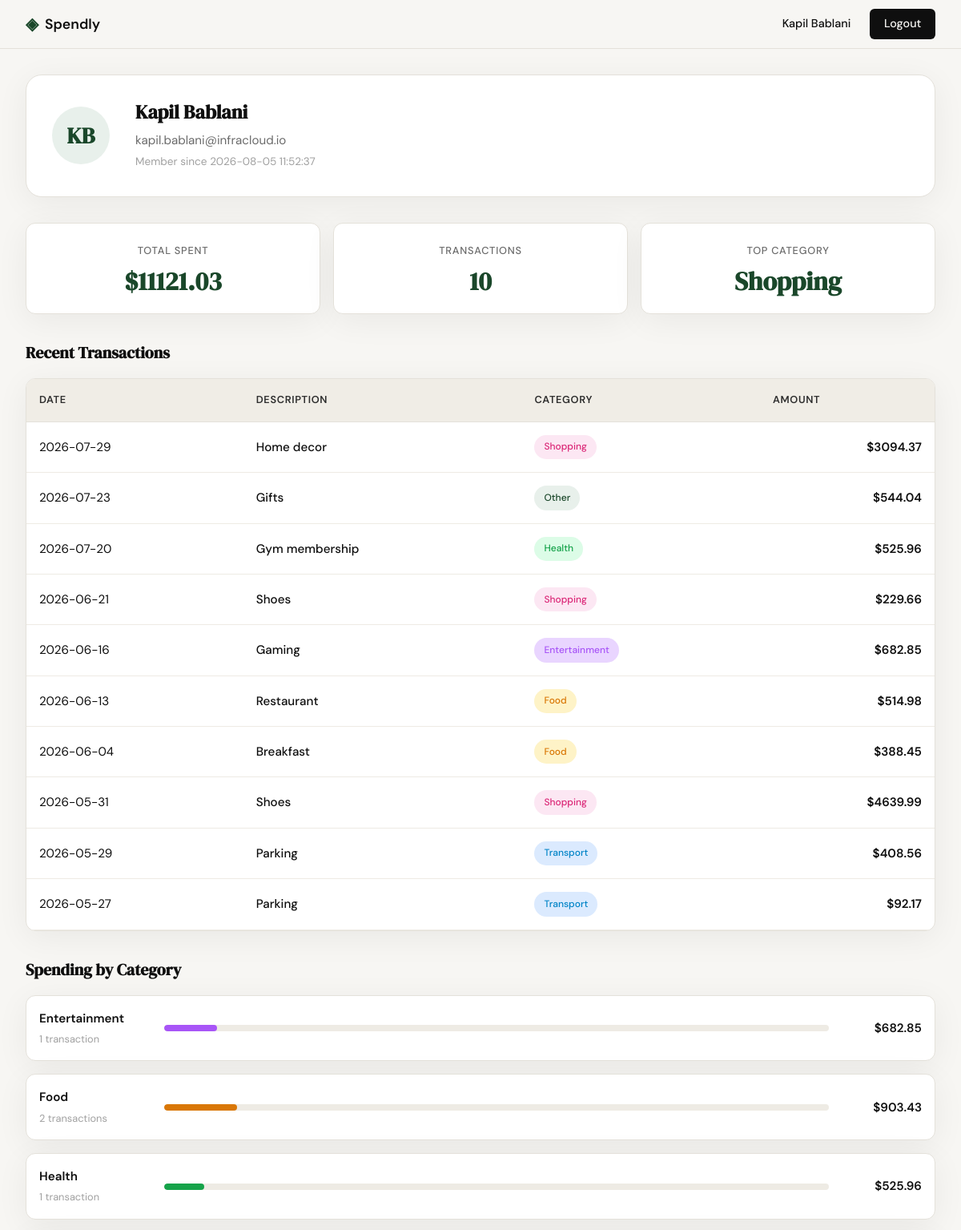
Page /profile (signed in, upper part) on the earlier database version.
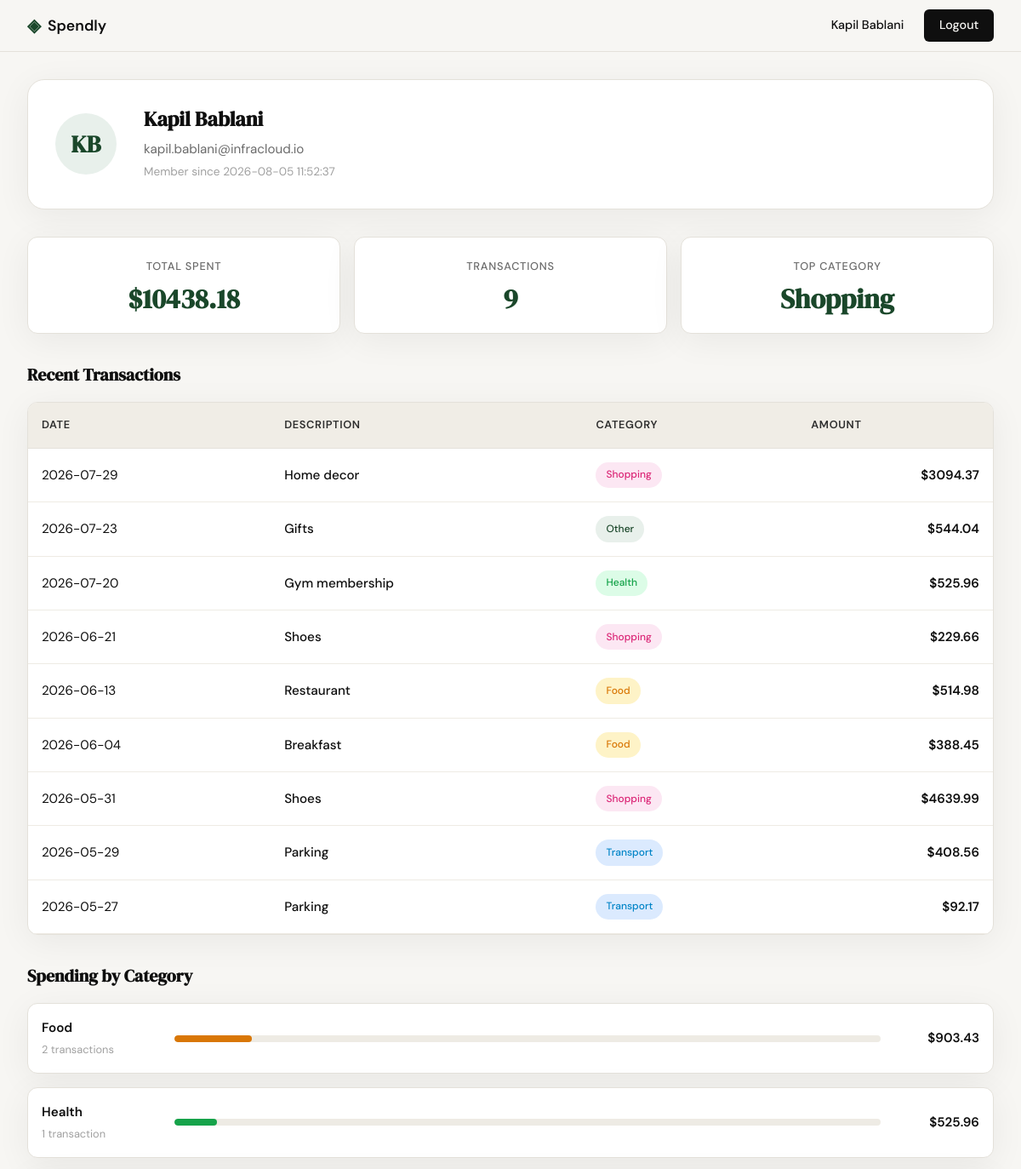
Same page on the later database version.
### tables this page shows
CREATE TABLE users (
            id INTEGER PRIMARY KEY AUTOINCREMENT,
            name TEXT NOT NULL,
            email TEXT UNIQUE NOT NULL,
            password_hash TEXT NOT NULL,
            created_at TEXT DEFAULT (datetime('now'))
        );

CREATE TABLE expenses (
            id INTEGER PRIMARY KEY AUTOINCREMENT,
            user_id INTEGER NOT NULL,
            amount REAL NOT NULL,
            category TEXT NOT NULL,
            date TEXT NOT NULL,
            description TEXT,
            created_at TEXT DEFAULT (datetime('now')),
            FOREIGN KEY (user_id) REFERENCES users (id)
        );

### app.py (the view)
@app.route("/profile")
def profile():
    if not session.get("user_id"):
        return redirect(url_for("login"))
    user_id = session.get("user_id")
    user = get_user_by_id(user_id)
    if not user:
        return redirect(url_for("login"))
    user_name = user["name"]
    user_email = user["email"]
    user_initials = "".join(word[0].upper() for word in user_name.split())
    member_since = user["created_at"]
    expenses = get_user_expenses(user_id)
    transactions_data = [
        {
            "date": expense["date"],
            "description": expense["description"] or "",
            "category": expense["category"],
            "category_slug": expense["category"].lower(),
            "amount": f"{expense['amount']:.2f}"
        }
        for expense in expenses
    ]
    summary = get_expense_summary(user_id)
    total_spent = summary["total"]
    transaction_count = summary["count"]
    top_category = summary["top_category"]
    categories = summary["categories"]
    context = {
        "user_name": user_name,
        "user_initials": user_initials,
        "user_email": user_email,
        "member_since": member_since,
        "total_spent": total_spent,
        "transaction_count": transaction_count,
        "top_category": top_category,
        "transactions": transactions_data,
        "categories": categories,
    }
    return render_template("profile.html", **context)

### database/db.py (called while the page is built, shortened)
def get_db():
    db_path = os.path.join(os.path.dirname(__file__), "..", "spendly.db")
    conn = sqlite3.connect(db_path)
    conn.row_factory = sqlite3.Row
    conn.execute("PRAGMA foreign_keys = ON")
    return conn

def get_user_by_id(user_id):
    db = get_db()
    cursor = db.cursor()
    cursor.execute("SELECT id, name, email, created_at FROM users WHERE id = ?", (user_id,))
    user = cursor.fetchone()
    db.close()
    return user

def get_user_expenses(user_id):
    db = get_db()
    cursor = db.cursor()
    cursor.execute(
        "SELECT id, amount, category, date, description FROM expenses WHERE user_id = ? ORDER BY date DESC",
        (user_id,)
    )
    expenses = cursor.fetchall()
    db.close()
    return expenses if expenses else []

def aggregate_expenses(transactions):
    by_category = {}
    for tx in transactions:
        cat = tx["category"]
        if cat not in by_category:
            by_category[cat] = {"count": 0, "total": 0, "slug": tx["category_slug"]}
        by_category[cat]["count"] += 1
        by_category[cat]["total"] += float(tx["amount"])
    max_total = max((c["total"] for c in by_category.values()), default=0)
    return [
        {
            "name": name,
            "slug": data["slug"],
            "count": data["count"],
            "total": f"{data['total']:.2f}",
            "percentage": int((data["total"] / max_total) * 100) if max_total else 0,
        }
        for name, data in sorted(by_category.items())
    ]

def get_expense_summary(user_id):
    expenses = get_user_expenses(user_id)
    transactions = [
        {
            "category": expense["category"],
            "category_slug": expense["category"].lower(),
            "amount": expense["amount"]
        }
        for expense in expenses
    ]
    categories = aggregate_expenses(transactions)
    total_amount = sum(expense["amount"] for expense in expenses)
    top_category = "No expenses yet"
    if categories:
        top_category = max(categories, key=lambda x: float(x["total"]))["name"]
    return {
        "total": f"{total_amount:.2f}",
        "count": len(expenses),
        "categories": categories,
        "top_category": top_category
    }

### templates/profile.html (shortened to what this page needs)
{% extends "base.html" %}
{% block head %}
<link rel="stylesheet" href="{{ url_for('static', filename='css/profile.css') }}">
{% endblock %}
{% block content %}
<div class="profile-wrapper">
  <div class="user-card">
    <div class="user-avatar">{{ user_initials }}</div>
    <div class="user-details">
      <h1 class="user-name">{{ user_name }}</h1>
      <p class="user-email">{{ user_email }}</p>
      <p class="user-meta">Member since {{ member_since }}</p>
    </div>
  </div>
  <div class="stats-grid">
    <div class="stat-box">
      <div class="stat-label">Total Spent</div>
      <div class="stat-value">${{ total_spent }}</div>
    </div>
    <div class="stat-box">
      <div class="stat-label">Transactions</div>
      <div class="stat-value">{{ transaction_count }}</div>
    </div>
    <div class="stat-box">
      <div class="stat-label">Top Category</div>
      <div class="stat-value">{{ top_category }}</div>
    </div>
  </div>
  <section class="profile-section">
    <h2 class="section-heading">Recent Transactions</h2>
    <div class="transactions-table-wrapper">
      <table class="transactions-table">
        <thead>
          <tr>
            <th>Date</th>
            <th>Description</th>
            <th>Category</th>
            <th class="amount-cell">Amount</th>
          </tr>
        </thead>
        <tbody>
          {% for transaction in transactions %}
          <tr>
            <td class="date-cell">{{ transaction.date }}</td>
            <td class="description-cell">{{ transaction.description }}</td>
            <td class="category-cell">
              <span class="category-badge category-{{ transaction.category_slug }}">
                {{ transaction.category }}
              </span>
            </td>
            <td class="amount-cell">${{ transaction.amount }}</td>
          </tr>
          {% endfor %}
        </tbody>
      </table>
    </div>
  </section>
  <section class="profile-section">
    <h2 class="section-heading">Spending by Category</h2>
    <div class="breakdown-list">
      {% for category in categories %}
      <div class="breakdown-item">
        <div class="breakdown-label">
          <span class="breakdown-name">{{ category.name }}</span>
          <span class="breakdown-count">{{ category.count }} transaction{% if category.count != 1 %}s{% endif %}</span>
        </div>
        <div class="breakdown-bar-container">
          <div class="breakdown-bar">
            <div
              class="breakdown-bar-fill category-{{ category.slug }}"
              style="width: {{ category.percentage }}%"
            ></div>
          </div>
        </div>
        <div class="breakdown-amount">${{ category.total }}</div>
      </div>
      {% endfor %}
    </div>
  </section>
</div>
{% endblock %}

### templates/base.html (shortened to what this page needs)
<!DOCTYPE html>
<html lang="en">
<head>
    <link rel="stylesheet" href="{{ url_for('static', filename='css/style.css') }}">
    {% block head %}{% endblock %}
</head>
<body>
    <nav class="navbar">
        <div class="nav-inner">
            <a href="{{ url_for('landing') }}" class="nav-brand">
                <span class="brand-icon">◈</span>
                <span class="brand-name">Spendly</span>
            </a>
            <div class="nav-links">
                {% if session.get('user_id') %}
                    <span class="nav-username">{{ session.get('user_name', 'User') }}</span>
                    <a href="{{ url_for('logout') }}" class="nav-cta">Logout</a>
                {% else %}
                    <a href="{{ url_for('login') }}">Sign in</a>
                    <a href="{{ url_for('register') }}" class="nav-cta">Get started</a>
                {% endif %}
            </div>
        </div>
    </nav>
    <main class="main-content">
        {% block content %}{% endblock %}
    </main>
</body>
</html>

### static/css/style.css (style rules this page uses)
:root { --ink: #0f0f0f; --ink-soft: #2d2d2d; --ink-muted: #6b6b6b; --ink-faint: #a0a0a0; --paper: #f7f6f3; --paper-warm: #f0ede6; --paper-card: #ffffff; --accent: #1a472a; --accent-light: #e8f0eb; --accent-2: #c17f24; --accent-2-light: #fdf3e3; --danger: #c0392b; --danger-light: #fdecea; --border: #e4e1da; --border-soft: #eeebe4; --font-display: 'DM Serif Display', Georgia, serif; --font-body: 'DM Sans', system-ui, sans-serif; --max-width: 1200px; --auth-width: 440px; --radius-sm: 6px; --radius-md: 12px; --radius-lg: 20px; }
*, *::before, *::after { box-sizing: border-box; margin: 0; padding: 0; }
html { font-size: 16px; scroll-behavior: smooth; }
body { background: var(--paper); color: var(--ink); font-family: var(--font-body); font-size: 1rem; line-height: 1.6; -webkit-font-smoothing: antialiased; }
a { color: inherit; text-decoration: none; }
.navbar { position: sticky; top: 0; z-index: 100; background: var(--paper); border-bottom: 1px solid var(--border); padding: 0 2rem; }
.nav-inner { max-width: var(--max-width); margin: 0 auto; height: 60px; display: flex; align-items: center; justify-content: space-between; }
.nav-brand { display: flex; align-items: center; gap: 0.5rem; font-family: var(--font-body); font-weight: 600; font-size: 1.1rem; color: var(--ink); }
.brand-icon { color: var(--accent); font-size: 1.3rem; }
.brand-name { color: var(--ink); }
.nav-links { display: flex; align-items: center; gap: 1.5rem; font-size: 0.9rem; font-weight: 500; }
.nav-links a { color: var(--ink-muted); transition: color 0.2s; }
.nav-cta { background: var(--ink) !important; color: var(--paper) !important; padding: 0.45rem 1.1rem; border-radius: var(--radius-sm); transition: background 0.2s !important; }
.main-content { min-height: calc(100vh - 60px - 100px); }

Differences in the rows shown:
removed expenses: name "Entertainment", count "1", {{ category.percentage }} 8 (drawn), total "682.85"
Other differences:
{{ total_spent }}: "11121.03" → "10438.18"
{{ transaction_count }}: "10" → "9"
